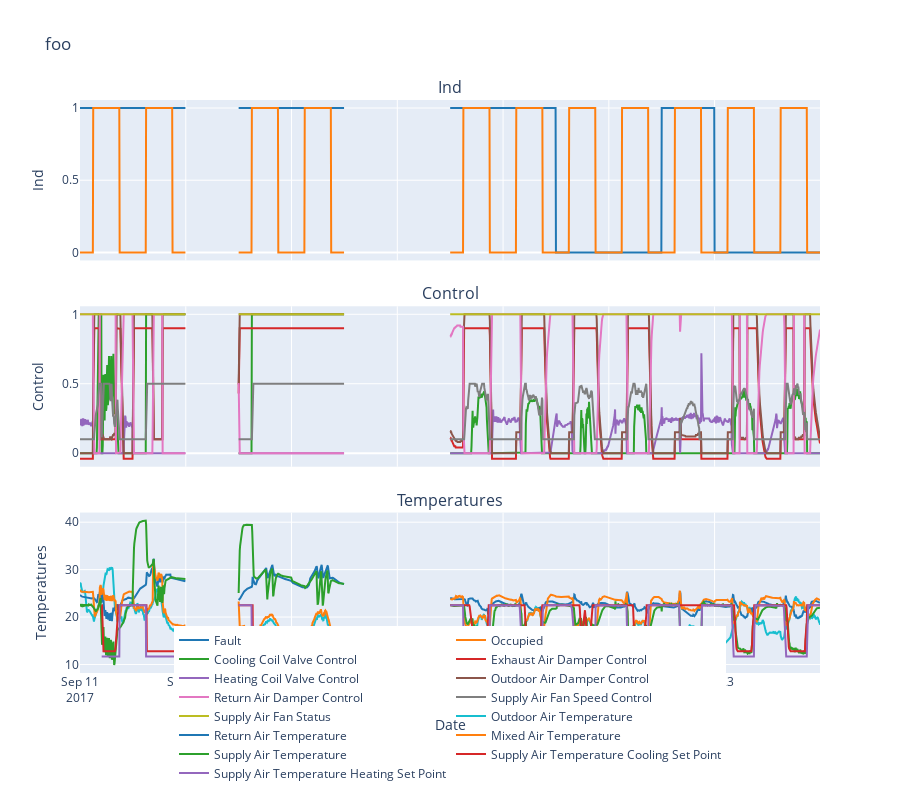

The cell this chart's notebook holds for it:
### Code cell
def plot_grouped_timeseries(df, date_col, groups, title="Grouped Time Series", 
                          height=None, colors=None, show_legend=True):

    import plotly.graph_objects as go
    from plotly.subplots import make_subplots
    import pandas as pd
    import numpy as np

    if height is None:
        height = 200 * len(groups) + 100
    
    # Create subplots
    fig = make_subplots(
        rows=len(groups),
        cols=1,
        subplot_titles=list(groups.keys()),
        vertical_spacing=0.08,
        shared_xaxes=True
    )
    
    # Default colors if not provided
    if colors is None:
        colors = ['#1f77b4', '#ff7f0e', '#2ca02c', '#d62728', '#9467bd', 
                 '#8c564b', '#e377c2', '#7f7f7f', '#bcbd22', '#17becf']
    
    color_idx = 0

    df = df.sort_values(date_col)
    
    # Plot each group in its own subplot
    for i, (group_name, columns) in enumerate(groups.items(), 1):
        for col in columns:
            #print(df[col])
            #print()
            y_data = [ float(d) for d in df[col].copy() ] # XXX: no idea why have to convert to floats
            times = df[date_col].values
            fig.add_trace(
                go.Scatter(
                    x=times,
                    y=y_data,
                    mode='lines',
                    #mode='markers',
                    marker=dict(size=3.0),
                    name=col,
                    #legendgroup=group_name,
                    showlegend=show_legend,
                    line=dict(color=colors[color_idx % len(colors)]),
                    #connectgaps=False,
                ),
                row=i, col=1
            )
            color_idx += 1
    
    # Update layout
    fig.update_layout(
        title=title,
        height=height,
        hovermode='x unified',
        legend=dict(
            orientation="v",
            yanchor="top",
            y=1,
            xanchor="left",
            x=1.02
        ) if show_legend else None
    )
    
    # Update axes
    fig.update_xaxes(title_text="Date", row=len(groups), col=1)
    
    for i, group_name in enumerate(groups.keys(), 1):
        fig.update_yaxes(title_text=f"{group_name}", row=i, col=1)
        pass


    # Move legend to bottom center
    fig.update_layout(
        legend=dict(
            orientation='h',      # horizontal layout
            yanchor='bottom',
            y=-0.2,               # adjust this to move further down
            xanchor='center',
            x=0.5
        )
    )
    
    return fig


indicators = [
    'Fault',
    'Occupied',
]
control = [
    'Cooling Coil Valve Control',
    'Exhaust Air Damper Control',
    'Heating Coil Valve Control',
    'Outdoor Air Damper Control',
    'Return Air Damper Control',
    'Supply Air Fan Speed Control',
    'Supply Air Fan Status',
]
temperatures = [
    'Outdoor Air Temperature',
    'Return Air Temperature',
    'Mixed Air Temperature',
    'Supply Air Temperature',
    'Supply Air Temperature Cooling Set Point',
    'Supply Air Temperature Heating Set Point',
]

# Define groups
groups = {
    'Ind': indicators,
    'Control': control,
    'Temperatures': temperatures,
}

# Create the plot
fig = plot_grouped_timeseries(
    df=df.reset_index(),
    date_col='Time',
    groups=groups,
    title='foo',
    height=800
)
fig.show()

### Figure 1 — Plotly figure (JSON) as saved in the notebook; plotly's stock layout.template omitted (floating-point values rounded to 4 significant figures; data arrays with more than 128 entries replaced by an {"elided": "..."} marker saying what was removed)
{"data": [{"line": {"color": "#1f77b4"}, "marker": {"size": 3}, "mode": "lines", "name": "Fault", "showlegend": true, "type": "scatter", "x": {"elided": "2016 str values"}, "xaxis": "x", "y": {"elided": "2016 int values"}, "yaxis": "y"}, {"line": {"color": "#ff7f0e"}, "marker": {"size": 3}, "mode": "lines", "name": "Occupied", "showlegend": true, "type": "scatter", "x": {"elided": "2016 str values"}, "xaxis": "x", "y": {"elided": "2016 int values"}, "yaxis": "y"}, {"line": {"color": "#2ca02c"}, "marker": {"size": 3}, "mode": "lines", "name": "Cooling Coil Valve Control", "showlegend": true, "type": "scatter", "x": {"elided": "2016 str values"}, "xaxis": "x2", "y": {"elided": "2016 float values"}, "yaxis": "y2"}, {"line": {"color": "#d62728"}, "marker": {"size": 3}, "mode": "lines", "name": "Exhaust Air Damper Control", "showlegend": true, "type": "scatter", "x": {"elided": "2016 str values"}, "xaxis": "x2", "y": {"elided": "2016 float values"}, "yaxis": "y2"}, {"line": {"color": "#9467bd"}, "marker": {"size": 3}, "mode": "lines", "name": "Heating Coil Valve Control", "showlegend": true, "type": "scatter", "x": {"elided": "2016 str values"}, "xaxis": "x2", "y": {"elided": "2016 float values"}, "yaxis": "y2"}, {"line": {"color": "#8c564b"}, "marker": {"size": 3}, "mode": "lines", "name": "Outdoor Air Damper Control", "showlegend": true, "type": "scatter", "x": {"elided": "2016 str values"}, "xaxis": "x2", "y": {"elided": "2016 float values"}, "yaxis": "y2"}, {"line": {"color": "#e377c2"}, "marker": {"size": 3}, "mode": "lines", "name": "Return Air Damper Control", "showlegend": true, "type": "scatter", "x": {"elided": "2016 str values"}, "xaxis": "x2", "y": {"elided": "2016 float values"}, "yaxis": "y2"}, {"line": {"color": "#7f7f7f"}, "marker": {"size": 3}, "mode": "lines", "name": "Supply Air Fan Speed Control", "showlegend": true, "type": "scatter", "x": {"elided": "2016 str values"}, "xaxis": "x2", "y": {"elided": "2016 float values"}, "yaxis": "y2"}, {"line": {"color": "#bcbd22"}, "marker": {"size": 3}, "mode": "lines", "name": "Supply Air Fan Status", "showlegend": true, "type": "scatter", "x": {"elided": "2016 str values"}, "xaxis": "x2", "y": {"elided": "2016 int values"}, "yaxis": "y2"}, {"line": {"color": "#17becf"}, "marker": {"size": 3}, "mode": "lines", "name": "Outdoor Air Temperature", "showlegend": true, "type": "scatter", "x": {"elided": "2016 str values"}, "xaxis": "x3", "y": {"elided": "2016 float values"}, "yaxis": "y3"}, {"line": {"color": "#1f77b4"}, "marker": {"size": 3}, "mode": "lines", "name": "Return Air Temperature", "showlegend": true, "type": "scatter", "x": {"elided": "2016 str values"}, "xaxis": "x3", "y": {"elided": "2016 float values"}, "yaxis": "y3"}, {"line": {"color": "#ff7f0e"}, "marker": {"size": 3}, "mode": "lines", "name": "Mixed Air Temperature", "showlegend": true, "type": "scatter", "x": {"elided": "2016 str values"}, "xaxis": "x3", "y": {"elided": "2016 float values"}, "yaxis": "y3"}, {"line": {"color": "#2ca02c"}, "marker": {"size": 3}, "mode": "lines", "name": "Supply Air Temperature", "showlegend": true, "type": "scatter", "x": {"elided": "2016 str values"}, "xaxis": "x3", "y": {"elided": "2016 float values"}, "yaxis": "y3"}, {"line": {"color": "#d62728"}, "marker": {"size": 3}, "mode": "lines", "name": "Supply Air Temperature Cooling Set Point", "showlegend": true, "type": "scatter", "x": {"elided": "2016 str values"}, "xaxis": "x3", "y": {"elided": "2016 float values"}, "yaxis": "y3"}, {"line": {"color": "#9467bd"}, "marker": {"size": 3}, "mode": "lines", "name": "Supply Air Temperature Heating Set Point", "showlegend": true, "type": "scatter", "x": {"elided": "2016 str values"}, "xaxis": "x3", "y": {"elided": "2016 float values"}, "yaxis": "y3"}], "layout": {"annotations": [{"font": {"size": 16}, "showarrow": false, "text": "Ind", "x": 0.5, "xanchor": "center", "xref": "paper", "y": 1, "yanchor": "bottom", "yref": "paper"}, {"font": {"size": 16}, "showarrow": false, "text": "Control", "x": 0.5, "xanchor": "center", "xref": "paper", "y": 0.64, "yanchor": "bottom", "yref": "paper"}, {"font": {"size": 16}, "showarrow": false, "text": "Temperatures", "x": 0.5, "xanchor": "center", "xref": "paper", "y": 0.28, "yanchor": "bottom", "yref": "paper"}], "height": 800, "hovermode": "x unified", "legend": {"orientation": "h", "x": 0.5, "xanchor": "center", "y": -0.2, "yanchor": "bottom"}, "title": {"text": "foo"}, "xaxis": {"anchor": "y", "domain": [0, 1], "matches": "x3", "showticklabels": false}, "xaxis2": {"anchor": "y2", "domain": [0, 1], "matches": "x3", "showticklabels": false}, "xaxis3": {"anchor": "y3", "domain": [0, 1], "title": {"text": "Date"}}, "yaxis": {"anchor": "x", "domain": [0.72, 1], "title": {"text": "Ind"}}, "yaxis2": {"anchor": "x2", "domain": [0.36, 0.64], "title": {"text": "Control"}}, "yaxis3": {"anchor": "x3", "domain": [0, 0.28], "title": {"text": "Temperatures"}}}}
